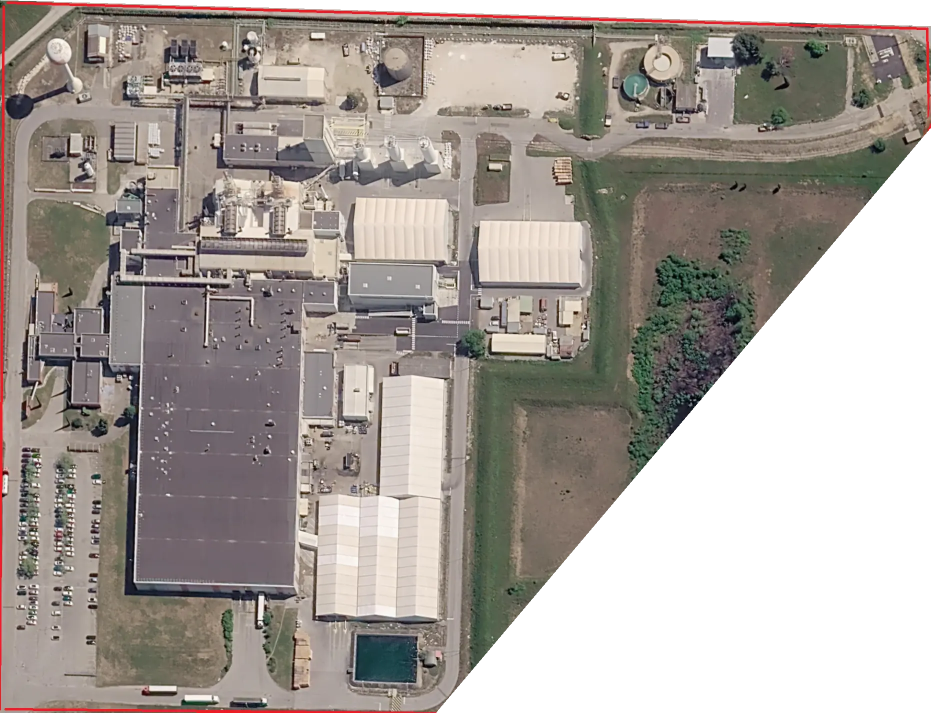
#> input picture DISTRIBUTION-ELECTRIQUE/OCC-ENERGIE/livraisons/20261018/build/aerial.webp, 1861 x 1425 px, found by its file name (shown at 1/2 size)
$ python recale_ortho.py ../../../sources/photo_site_exploitant.jpg ../../../assets/vue_aerienne/OCC_usine_IGN_2024_20cm.webp
#> lines starting #> are read from the running program, lines starting #| are printed output that depends on the picture; after the words box and inside, x2 and y2 are one past the last pixel; in counts of white or black regions, pixels touching at a corner belong together
"""Recalage de l'ancienne vue aérienne (PowerPoint « site l ardoise », build/aerial.webp) sur l'orthophoto IGN (build/ortho_full.png).
Cherche la transformation affine ancienne image -> orthophoto qui minimise l'écart des contours (Pillow seul, descente par coordonnées
multi-échelle), écrit build/ortho_affine.json et une image de contrôle (superposition) dans le dossier donné.
Usage : py -3 -I tools/recale_ortho.py <dossier build> <dossier contrôle>
"""
import sys, json, os, math
from PIL import Image, ImageChops, ImageStat, ImageFilter, ImageOps
B, OUT = sys.argv[1], sys.argv[2]
old = Image.open(os.path.join(B, 'aerial.webp')).convert('RGBA')
#> old is the input picture: PIL image 1861x1425 RGBA; mean R, G, B, A 143.8, 118.6, 112.1, 194.7
ort = Image.open(os.path.join(B, 'ortho_full.png')).convert('RGBA')
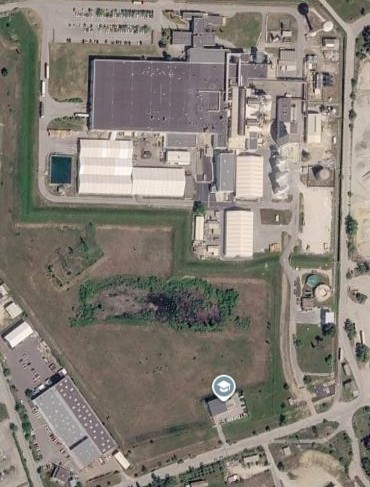
#> input picture DISTRIBUTION-ELECTRIQUE/OCC-ENERGIE/sources/photo_site_exploitant.jpg, 370 x 487 px, given in place of ortho_full.png, which was not available

def prep(im, k):
    im = im.resize((im.width // k, im.height // k), Image.LANCZOS)
    g = ImageOps.equalize(im.convert('L')).filter(ImageFilter.GaussianBlur(1.2)).filter(ImageFilter.FIND_EDGES).filter(ImageFilter.GaussianBlur(1.5))
    return g, im.getchannel('A').point(lambda v: 255 if v > 200 else 0)

def cost(p, k, O, Om, R, Rm):
    # p = (a, b, c, d, e, f) en pixels pleine résolution : X = a x + b y + c ; Y = d x + e y + f  (x, y : ancienne image ; X, Y : orthophoto)
    a, b, c, d, e, f = p
    q = (a, b, c / k, d, e, f / k)  # à l'échelle k, les translations sont divisées par k
    t = R.transform(O.size, Image.AFFINE, q, Image.BILINEAR)
    tm = Rm.transform(O.size, Image.AFFINE, q, Image.NEAREST)
    m = ImageChops.multiply(Om, tm)
    n = ImageStat.Stat(m).sum[0] / 255
    if n < 0.25 * O.width * O.height: return 1e9
    dif = ImageChops.multiply(ImageChops.difference(O, t), m)
    return ImageStat.Stat(dif).sum[0] / 255 / n

# point de départ : quart de tour (le haut de l'ancienne vue = l'est), échelle ≈ 1,27 (château d'eau et bassin)
p = [0.0, -1.27, 1984.0, 1.27, 0.0, -15.0]
steps = [0.02, 0.02, 30.0, 0.02, 0.02, 30.0]
for k in (8, 4, 2):
    O, Om = prep(old, k); R, Rm = prep(ort, k)
    best = cost(p, k, O, Om, R, Rm)
    for it in range(60):
        improved = False
        for i in range(6):
            for sgn in (1, -1):
                q = p[:]; q[i] += sgn * steps[i]
                c = cost(q, k, O, Om, R, Rm)
                if c < best: best, p, improved = c, q, True
        if not improved:
            steps = [s / 2 for s in steps]
            if steps[2] < 0.3 * k / 2: break
    print('échelle 1/%d : coût %.2f' % (k, best), [round(v, 4) for v in p])
    steps = [max(s, 0.004), max(s, 0.004), max(s, 4.0), max(s, 0.004), max(s, 0.004), max(s, 4.0)] if False else [0.006, 0.006, 8.0, 0.006, 0.006, 8.0]
#> this loop made 3 passes
#| échelle 1/8 : coût 1000000000.00 [0.0, -1.27, 1984.0, 1.27, 0.0, -15.0]
#| échelle 1/4 : coût 1000000000.00 [0.0, -1.27, 1984.0, 1.27, 0.0, -15.0]
#| échelle 1/2 : coût 1000000000.00 [0.0, -1.27, 1984.0, 1.27, 0.0, -15.0]
#> pass 1, in prep, `g = ImageOps.equalize(im.convert('L')).filter(ImageFilter.GaussianBlur..`:
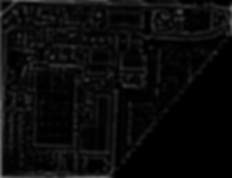
#> g: PIL image 232x178 L; min 0, max 132, mean 10.7
#> pass 1, `O, Om = prep(old, k)`:
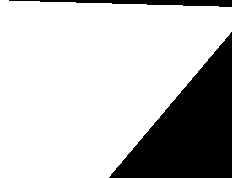
#> Om: PIL image 232x178 L; 76.1% white; 2 black regions, box (x1, y1, x2, y2) and area: (109, 32, 232, 178) 9041, (9, 0, 232, 7) 838
#> pass 1, in prep (call 2), `im = im.resize((im.width // k, im.height // k), Image.LANCZOS)`:
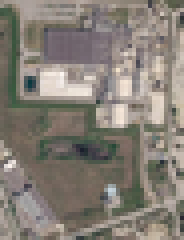
#> im: PIL image 46x60 RGBA (shown 4 times larger); mean R, G, B, A 133.2, 126.6, 117.9, 255
#> after the loop, p = [0, -1.27, 1984, 1.27, 0, -15]
a, b, c, d, e, f = p
#> a = 0; b = -1.27; c = 1984; d = 1.27; e = 0; f = -15
json.dump(dict(oldW=old.width, oldH=old.height, A=[[a, b, c], [d, e, f]], cost=best,
               note='X_ortho = a·x_old + b·y_old + c ; Y_ortho = d·x_old + e·y_old + f (pixels)'), open(os.path.join(B, 'ortho_affine.json'), 'w'))
# contrôle visuel : ancienne vue projetée sur l'orthophoto en semi-transparence
det = a * e - b * d
#> det = 1.61
inv = (e / det, -b / det, (b * f - e * c) / det, -d / det, a / det, (d * c - a * f) / det)
#> inv = (0, 0.787, 11.81, -0.787, 0, 1562.2)
proj = old.transform(ort.size, Image.AFFINE, inv, Image.BILINEAR)
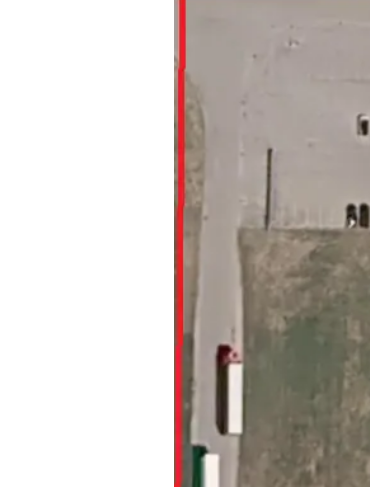
#> proj: PIL image 370x487 RGBA; mean R, G, B, A 78.7, 70.7, 65.3, 135.1; transparent parts drawn white
bg = Image.new('RGBA', ort.size, (20, 20, 20, 255)); bg.alpha_composite(ort)
pr = proj.copy(); pr.putalpha(proj.getchannel('A').point(lambda v: int(v * 0.5)))
#> after `pr.putalpha(proj.getchannel('A').point(lambda v: int(v * 0.5)))`:
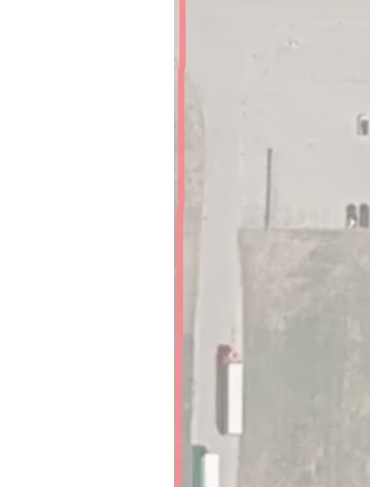
#> pr: PIL image 370x487 RGBA; mean R, G, B, A 78.7, 70.7, 65.3, 67.3; transparent parts drawn white
bg.alpha_composite(pr)
bg.convert('RGB').resize((ort.width // 2, ort.height // 2)).save(os.path.join(OUT, 'recale_controle.jpg'), quality=82)
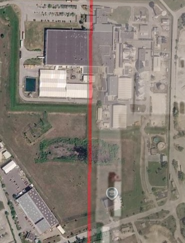
#> saved as recale_controle.jpg: PIL image 185x243 RGB; mean R, G, B 135.6, 126.8, 117.9
print('rotation ≈ %.2f°, échelles ≈ %.3f / %.3f' % (math.degrees(math.atan2(d, a)), math.hypot(a, d), math.hypot(b, e)))
#| rotation ≈ 90.00°, échelles ≈ 1.270 / 1.270
